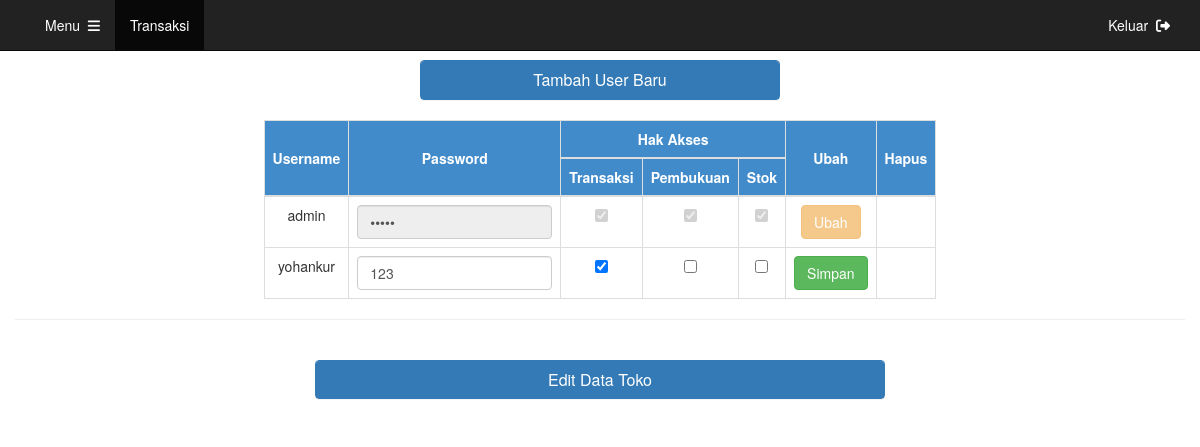
/pengaturan/pengaturan.php?username=yohankur (signed in), run on the app's committed database.
### tables this page shows
CREATE TABLE `user` (
  `username` varchar(20) NOT NULL,
  `password` varchar(20) NOT NULL,
  `invoice` tinyint(1) NOT NULL,
  `pembukuan` tinyint(1) NOT NULL,
  `stok` tinyint(1) NOT NULL,
  `pengaturan` tinyint(1) NOT NULL
);

### pengaturan/pengaturan.php (the view, shortened to what this page needs)
<?php
include '../connectdb.php';
?>
<!DOCTYPE html>
<html lang="en">
  <head>
    <?php include '../import.php'; ?>
  </head>
  <body>
    <?php include "../header.php"?>
    <div class="container" style="margin-top: 60px;">
      <div class="row">
        <div class="col-md-4">
        </div>
        <div class="col-md-4">
          <div class="panel-group" id="accordion" role="tablist" aria-multiselectable="true">
            <div class="panel panel-primary" style="width: auto;">
              <div class="panel-heading text-center" role="tab" id="headingOne">
                <h4 class="panel-title">
                  <a class="collapsed" role="button" data-toggle="collapse" data-parent="#accordion" href="#collapseOne" aria-expanded="false" aria-controls="collapseOne">
                    Tambah User Baru
                  </a>
                </h4>
              </div>
            </div>
          </div>
        </div>
        <div class="col-md-4">
        </div>
      </div>
      <div class="row">
        <center>
          <table class='table table-bordered table-hover' id='transData' style="width: auto;">
            <thead>
              <tr>
                <th rowspan="2" class='text-center' style="background-color:#428BCA;color:#FFF; vertical-align: middle;">Username</th>
                <th rowspan="2" class='text-center' style="background-color:#428BCA;color:#FFF; vertical-align: middle;">Password</th>
                <th colspan="3" class='text-center' style="background-color:#428BCA;color:#FFF">Hak Akses</th>
                <th rowspan="2" class='text-center' style="background-color:#428BCA;color:#FFF; vertical-align: middle;">Ubah</th>
                <th rowspan="2" class='text-center' style="background-color:#428BCA;color:#FFF; vertical-align: middle;">Hapus</th>
              </tr>
              <tr>
                <th class='text-center' style="background-color:#428BCA;color:#FFF">Transaksi</th>
                <th class='text-center' style="background-color:#428BCA;color:#FFF">Pembukuan</th>
                <th class='text-center' style="background-color:#428BCA;color:#FFF">Stok</th>
              </tr>
            </thead>
            <tbody>
            <?php
            $result = mysqli_query($con, "SELECT * FROM user");
            while($row = mysqli_fetch_array($result))
            {
              if(!isset($_GET['username']))
              {
                echo "<tr>";
                echo "<td class='text-center' id='".$row['username']."'>".$row['username']."</td>";
                echo "<td class='text-center'><input type='password' class='form-control' style='width: 100px;' disabled value=".$row['password']."></td>";
                if($row['invoice']==1)
                {
                  echo "<td class='text-center'><input type='checkbox' checked disabled></td>";
                }
                else
                {
                  echo "<td class='text-center'><input type='checkbox' disabled></td>";
                }
                if($row['pembukuan']==1)
                {
                  echo "<td class='text-center'><input type='checkbox' checked disabled></td>";
                }
                else
                {
                  echo "<td class='text-center'><input type='checkbox' disabled></td>";
                }
                if($row['stok']==1)
                {
                  echo "<td class='text-center'><input type='checkbox' checked disabled></td>";
                }
                else
                {
                  echo "<td class='text-center'><input type='checkbox' disabled></td>";
                }
                  echo "<td class='text-center'><a href='pengaturan.php?username=".$row['username']."'><button class='btn btn-warning'><i class='far fa-edit'></button></a></td>";
                  if($row['username']!="admin")
                    echo "<td class='text-center'><a href='delete_user.php?username=".$row['username']."'><button class='btn btn-danger'><i class='far fa-trash-alt'></button></a></td>";
                  else
                    echo '<td></td>';
                echo "</tr>";
              }
              else
              {
                if($row['username'] == 'admin' && $_GET['username'] == 'admin')
                {
                  echo "<tr>";
                  echo "<td class='text-center' id='".$row['username']."'>".$row['username']."<label id='username' hidden>".$row['username']."</label></td>";
                  echo "<td class='text-center'><input type='text' id='password' class='form-control' style='width: auto;' value=".$row['password']." autofocus='on'></td>";
                    echo "<td class='text-center'><input type='checkbox' id='invoice_cb' checked disabled></td>";
                    echo "<td class='text-center'><input type='checkbox' id='pembukuan_cb' checked disabled></td>";
                    echo "<td class='text-center'><input type='checkbox' id='stok_cb' checked disabled></td>";
                  echo "<td class='text-center'><button class='btn btn-success' onclick='simpan()'>Simpan</button></td>";
                  echo '<td></td>';
                  echo "</tr>";
                }
                else
                {
                  echo "<tr>";
                  if($row['username'] == $_GET['username'])
                    echo "<td class='text-center' id='".$row['username']."'>".$row['username']."<label id='username' hidden>".$row['username']."</label></td>";
                  else
                    echo "<td class='text-center'>".$row['username']."</td>";
                  if($row['username'] == $_GET['username'])
                    echo "<td class='text-center'><input type='text' id='password' class='form-control' style='width: auto;' value=".$row['password']." autofocus='on'></td>";
                  else
                    echo "<td class='text-center'><input type='password' class='form-control' style='width: auto;' disabled value=".$row['password']."></td>";
                  if($row['username'] == 'admin')
                  {
                    echo "<td class='text-center'><input type='checkbox' checked disabled></td>";
                    echo "<td class='text-center'><input type='checkbox' checked disabled></td>";
                    echo "<td class='text-center'><input type='checkbox' checked disabled></td>";
                  }
                  else
                  {
                    if($row['invoice']==1)
                    {
                      if($row['username'] == $_GET['username'])
                        echo "<td class='text-center'><input type='checkbox' id='invoice_cb' checked></td>";
                      else
                        echo "<td class='text-center'><input type='checkbox' checked disabled></td>";
                    }
                    else
                    {
                      if($row['username'] == $_GET['username'])
                        echo "<td class='text-center'><input type='checkbox' id='invoice_cb'></td>";
                      else
                        echo "<td class='text-center'><input type='checkbox' disabled></td>";
                    }
                    if($row['pembukuan']==1)
                    {
                      if($row['username'] == $_GET['username'])
                        echo "<td class='text-center'><input type='checkbox' id='pembukuan_cb' checked></td>";
                      else
                        echo "<td class='text-center'><input type='checkbox' checked disabled></td>";
                    }
                    else
                    {
                      if($row['username'] == $_GET['username'])
                        echo "<td class='text-center'><input type='checkbox' id='pembukuan_cb'></td>";
                      else
                        echo "<td class='text-center'><input type='checkbox' disabled></td>";
                    }
                    if($row['stok']==1)
                    {
                      if($row['username'] == $_GET['username'])
                        echo "<td class='text-center'><input type='checkbox' id='stok_cb' checked></td>";
                      else
                        echo "<td class='text-center'><input type='checkbox' checked disabled></td>";
                    }
                    else
                    {
                      if($row['username'] == $_GET['username'])
                        echo "<td class='text-center'><input type='checkbox' id='stok_cb'></td>";
                      else
                        echo "<td class='text-center'><input type='checkbox' disabled></td>";
                    }
                  }
                  if($row['username'] == $_GET['username'])
                    echo "<td class='text-center'><button class='btn btn-success' onclick='simpan()'>Simpan</button></td>";
                  else
                    echo "<td class='text-center'><button class='btn btn-warning' disabled>Ubah</button></td>";
                  echo '<td></td>';
                  echo "</tr>";
                }
              }
            }
            ?>
            </tbody>
          </table>
          <hr><br>
          <div class="row">
            <div class="col-md-3"></div>
            <div class="col-md-6">
              <div class="panel-group" id="accordion" role="tablist" aria-multiselectable="true">
            <div class="panel panel-primary" style="width: auto;">
              <div class="panel-heading text-center" role="tab" id="headingTwo">
                <h4 class="panel-title">
                  <a class="collapsed" role="button" data-toggle="collapse" data-parent="#accordion" href="#collapseTwo" aria-expanded="false" aria-controls="collapseTwo">
                    Edit Data Toko
                  </a>
                </h4>
              </div>
            </div>
          </div>
            </div>
            <div class="col-md-3"></div>
          </div>
        </center>
      </div>
    </div>
  </body>
</html>

### data on the page
user: username "admin", shows "Ubah"
user: username "yohankur", password "123", shows "Simpan"
